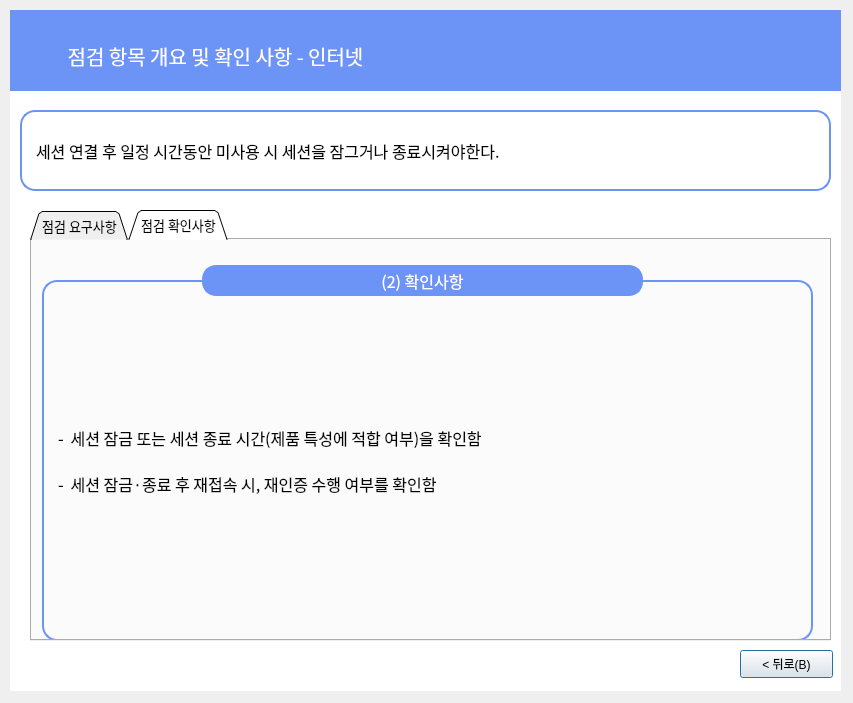
<?xml version="1.0" encoding="UTF-8"?>
<ui version="4.0">
 <class>Dialog</class>
 <widget class="QDialog" name="Dialog">
  <property name="geometry">
   <rect>
    <x>0</x>
    <y>0</y>
    <width>853</width>
    <height>703</height>
   </rect>
  </property>
  <property name="windowTitle">
   <string>Dialog</string>
  </property>
  <widget class="QLabel" name="label_6">
   <property name="geometry">
    <rect>
     <x>10</x>
     <y>10</y>
     <width>831</width>
     <height>681</height>
    </rect>
   </property>
   <property name="font">
    <font>
     <family>Gmarket Sans TTF</family>
     <pointsize>16</pointsize>
     <weight>50</weight>
     <bold>false</bold>
     <kerning>true</kerning>
    </font>
   </property>
   <property name="autoFillBackground">
    <bool>false</bool>
   </property>
   <property name="styleSheet">
    <string notr="true">background-color: rgb(255,255,255);
border-color: rgb(0, 0, 0);</string>
   </property>
   <property name="text">
    <string/>
   </property>
   <property name="scaledContents">
    <bool>false</bool>
   </property>
   <property name="alignment">
    <set>Qt::AlignCenter</set>
   </property>
  </widget>
  <widget class="QLabel" name="label_7">
   <property name="geometry">
    <rect>
     <x>10</x>
     <y>10</y>
     <width>831</width>
     <height>81</height>
    </rect>
   </property>
   <property name="font">
    <font>
     <family>Gmarket Sans TTF</family>
     <pointsize>11</pointsize>
     <weight>50</weight>
     <bold>false</bold>
     <kerning>true</kerning>
    </font>
   </property>
   <property name="autoFillBackground">
    <bool>false</bool>
   </property>
   <property name="styleSheet">
    <string notr="true">background-color: rgb(108, 147, 246);
border-color: rgb(0, 0, 0);</string>
   </property>
   <property name="text">
    <string/>
   </property>
   <property name="scaledContents">
    <bool>false</bool>
   </property>
  </widget>
  <widget class="QLabel" name="label_8">
   <property name="geometry">
    <rect>
     <x>10</x>
     <y>30</y>
     <width>411</width>
     <height>51</height>
    </rect>
   </property>
   <property name="font">
    <font>
     <family>AppleSDGothicNeoM00</family>
     <pointsize>15</pointsize>
    </font>
   </property>
   <property name="styleSheet">
    <string notr="true">color : rgb(255, 255, 255)</string>
   </property>
   <property name="text">
    <string>점검 항목 개요 및 확인 사항 - 인터넷</string>
   </property>
   <property name="alignment">
    <set>Qt::AlignCenter</set>
   </property>
  </widget>
  <widget class="QLabel" name="label_9">
   <property name="geometry">
    <rect>
     <x>20</x>
     <y>110</y>
     <width>811</width>
     <height>81</height>
    </rect>
   </property>
   <property name="font">
    <font>
     <family>AppleSDGothicNeoM00</family>
     <pointsize>12</pointsize>
     <weight>50</weight>
     <bold>false</bold>
     <kerning>true</kerning>
    </font>
   </property>
   <property name="autoFillBackground">
    <bool>false</bool>
   </property>
   <property name="styleSheet">
    <string notr="true">background-color : rgb(255, 255, 255);
padding-left:10px;
border: 2px solid rgb(108, 147, 246);
border-radius:15px</string>
   </property>
   <property name="text">
    <string>세션 연결 후 일정 시간동안 미사용 시 세션을 잠그거나 종료시켜야한다.</string>
   </property>
   <property name="scaledContents">
    <bool>false</bool>
   </property>
  </widget>
  <widget class="QPushButton" name="pushButton_4">
   <property name="geometry">
    <rect>
     <x>740</x>
     <y>650</y>
     <width>93</width>
     <height>28</height>
    </rect>
   </property>
   <property name="text">
    <string>&lt; 뒤로(B)</string>
   </property>
  </widget>
  <widget class="QTabWidget" name="tabWidget">
   <property name="geometry">
    <rect>
     <x>30</x>
     <y>210</y>
     <width>801</width>
     <height>431</height>
    </rect>
   </property>
   <property name="font">
    <font>
     <family>AppleSDGothicNeoM00</family>
     <pointsize>10</pointsize>
    </font>
   </property>
   <property name="contextMenuPolicy">
    <enum>Qt::DefaultContextMenu</enum>
   </property>
   <property name="styleSheet">
    <string notr="true"/>
   </property>
   <property name="tabShape">
    <enum>QTabWidget::Triangular</enum>
   </property>
   <property name="currentIndex">
    <number>1</number>
   </property>
   <property name="elideMode">
    <enum>Qt::ElideNone</enum>
   </property>
   <property name="tabBarAutoHide">
    <bool>false</bool>
   </property>
   <widget class="QWidget" name="tab">
    <attribute name="title">
     <string>점검 요구사항</string>
    </attribute>
    <widget class="QLabel" name="label_21">
     <property name="geometry">
      <rect>
       <x>10</x>
       <y>40</y>
       <width>771</width>
       <height>361</height>
      </rect>
     </property>
     <property name="font">
      <font>
       <family>AppleSDGothicNeoM00</family>
       <pointsize>12</pointsize>
      </font>
     </property>
     <property name="styleSheet">
      <string notr="true">

border: 2px solid rgb(108, 147, 246);
border-radius:15px;
padding-left:10px;</string>
     </property>
     <property name="text">
      <string>- ‌ 세션 생성 및 연결(예, 로그인) 이후 일정 시간동안 세션을 사용하지 않는 경우, 제품은 세션을
    잠그거나 세션을 종료시켜야 함

- ‌ 세션 잠금 및 세션이 종료된 후, 재접속 할 경우에는 재인증을 수행해야 함

- ‌ 모니터링 모드로 동작 시에는 세션 잠금 요구사항을 적용하지 않아도 무관</string>
     </property>
    </widget>
    <widget class="QLabel" name="label_3">
     <property name="geometry">
      <rect>
       <x>160</x>
       <y>0</y>
       <width>461</width>
       <height>81</height>
      </rect>
     </property>
     <property name="font">
      <font>
       <family>AppleSDGothicNeoM00</family>
       <pointsize>12</pointsize>
      </font>
     </property>
     <property name="styleSheet">
      <string notr="true">background-color : rgb(108, 147, 246);
color : rgb(255, 255, 255);
border: 2px solid rgb(108, 147, 246);
margin-left:10px;
margin-right:10px;
margin-top:25px;
margin-bottom:25px;
border-radius:14px
</string>
     </property>
     <property name="text">
      <string>(1) 요구사항</string>
     </property>
     <property name="alignment">
      <set>Qt::AlignCenter</set>
     </property>
    </widget>
   </widget>
   <widget class="QWidget" name="tab_2">
    <attribute name="title">
     <string>점검 확인사항</string>
    </attribute>
    <widget class="QLabel" name="label_22">
     <property name="geometry">
      <rect>
       <x>10</x>
       <y>40</y>
       <width>771</width>
       <height>361</height>
      </rect>
     </property>
     <property name="font">
      <font>
       <family>AppleSDGothicNeoM00</family>
       <pointsize>12</pointsize>
      </font>
     </property>
     <property name="styleSheet">
      <string notr="true">

border: 2px solid rgb(108, 147, 246);
border-radius:15px;
padding-left:10px</string>
     </property>
     <property name="text">
      <string>- ‌ 세션 잠금 또는 세션 종료 시간(제품 특성에 적합 여부)을 확인함

- ‌ 세션 잠금·종료 후 재접속 시, 재인증 수행 여부를 확인함</string>
     </property>
    </widget>
    <widget class="QLabel" name="label_4">
     <property name="geometry">
      <rect>
       <x>160</x>
       <y>0</y>
       <width>461</width>
       <height>81</height>
      </rect>
     </property>
     <property name="font">
      <font>
       <family>AppleSDGothicNeoM00</family>
       <pointsize>12</pointsize>
      </font>
     </property>
     <property name="styleSheet">
      <string notr="true">background-color : rgb(108, 147, 246);
color : rgb(255, 255, 255);
border: 2px solid rgb(108, 147, 246);
margin-left:10px;
margin-right:10px;
margin-top:25px;
margin-bottom:25px;
border-radius:14px
</string>
     </property>
     <property name="text">
      <string>(2) 확인사항</string>
     </property>
     <property name="alignment">
      <set>Qt::AlignCenter</set>
     </property>
    </widget>
   </widget>
  </widget>
 </widget>
 <resources/>
 <connections/>
</ui>
